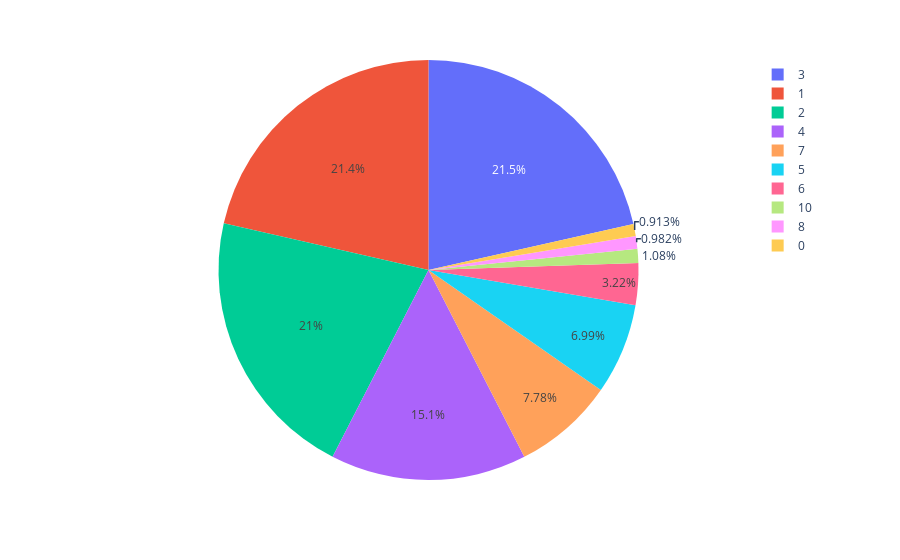

Notebook code for this chart:
### Markdown cell above
# 6 - número de não cancelamento por quantidade de reservas

### Code cell
df_aux = filter_Nocanceled(df)
df_aux = (df_aux.loc[:, ['id', 'number_stays_booking']]
                .groupby('number_stays_booking')
                .count()
                .sort_values('id', ascending=False)
                .reset_index()
                .head(10))

px.pie(df_aux, values='id', names='number_stays_booking')

### Figure 1 — Plotly figure (JSON) as saved in the notebook; plotly's stock layout.template omitted (floating-point values rounded to 4 significant figures)
{"data": [{"domain": {"x": [0, 1], "y": [0, 1]}, "hovertemplate": "number_stays_booking=%{label}<br>id=%{value}<extra></extra>", "labels": [3, 1, 2, 4, 7, 5, 6, 10, 8, 0], "legendgroup": "", "name": "", "showlegend": true, "type": "pie", "values": [9326, 9301, 9118, 6548, 3377, 3034, 1395, 468, 426, 396]}], "layout": {"legend": {"tracegroupgap": 0}, "margin": {"t": 60}}}
